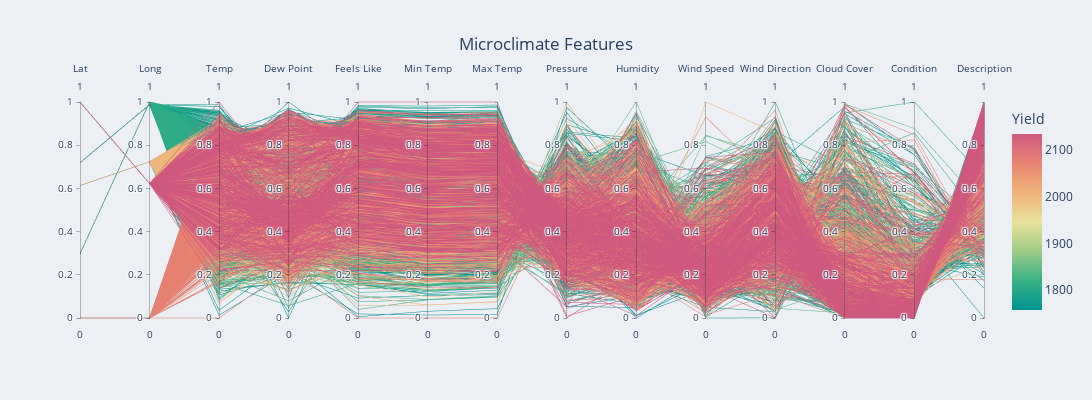

The notebook cell saved with this chart:
### Markdown cell above
## Visualize the data

### Code cell
graph_df = df.rename(columns={
    'lat': 'Lat',
    'lon': 'Long',
    'temp': 'Temp',
    'dew_point': 'Dew Point',
    'feels_like': 'Feels Like',
    'temp_min': 'Min Temp',
    'temp_max': 'Max Temp',
    'pressure': 'Pressure',
    'humidity': ' Humidity',
    'wind_speed': 'Wind Speed',
    'wind_deg': 'Wind Direction',
    'clouds_all': 'Cloud Cover',
    'weather_main': 'Condition',
    'weather_description': 'Description',
    'year': 'Year',
    'month': 'Month',
    'day': 'Day',
})
graph_df = pd.concat([graph_df, yield_df], axis=1)
graph_df = graph_df.rename(columns={'yield' : 'Yield'})

dimensions = ['Lat', 'Long', 'Temp', 'Dew Point', 'Feels Like', 'Min Temp',
       'Max Temp', 'Pressure', ' Humidity', 'Wind Speed', 'Wind Direction',
       'Cloud Cover', 'Condition', 'Description',]


fig = px.parallel_coordinates(graph_df, 
                            color='Yield', 
                            dimensions=dimensions,
                            # color_continuous_scale=colorscale,
                            title='Microclimate Features',
                            color_continuous_scale=px.colors.diverging.Temps)

fig.update_layout(paper_bgcolor='#eceff4', width=1150, height=400)
fig.update_layout(title_x=0.5) 
# fig.write_html('../../../data/pecan/parallel_coordinates/weather_graph.html')
fig.write_html('trash.html')
fig.show()

### Figure 1 — Plotly figure (JSON) as saved in the notebook; plotly's stock layout.template omitted (floating-point values rounded to 4 significant figures; data arrays with more than 128 entries replaced by an {"elided": "..."} marker saying what was removed)
{"data": [{"dimensions": [{"label": "Lat", "values": {"elided": "2557 float values"}}, {"label": "Long", "values": {"elided": "2557 float values"}}, {"label": "Temp", "values": {"elided": "2557 float values"}}, {"label": "Dew Point", "values": {"elided": "2557 float values"}}, {"label": "Feels Like", "values": {"elided": "2557 float values"}}, {"label": "Min Temp", "values": {"elided": "2557 float values"}}, {"label": "Max Temp", "values": {"elided": "2557 float values"}}, {"label": "Pressure", "values": {"elided": "2557 float values"}}, {"label": " Humidity", "values": {"elided": "2557 float values"}}, {"label": "Wind Speed", "values": {"elided": "2557 float values"}}, {"label": "Wind Direction", "values": {"elided": "2557 float values"}}, {"label": "Cloud Cover", "values": {"elided": "2557 float values"}}, {"label": "Condition", "values": {"elided": "2557 float values"}}, {"label": "Description", "values": {"elided": "2557 float values"}}], "domain": {"x": [0, 1], "y": [0, 1]}, "line": {"color": {"elided": "2557 float values"}, "coloraxis": "coloraxis"}, "name": "", "type": "parcoords"}], "layout": {"coloraxis": {"colorbar": {"title": {"text": "Yield"}}, "colorscale": [[0, "rgb(0, 147, 146)"], [0.1667, "rgb(57, 177, 133)"], [0.3333, "rgb(156, 203, 134)"], [0.5, "rgb(233, 226, 156)"], [0.6667, "rgb(238, 180, 121)"], [0.8333, "rgb(232, 132, 113)"], [1, "rgb(207, 89, 126)"]]}, "height": 400, "legend": {"tracegroupgap": 0}, "paper_bgcolor": "#eceff4", "title": {"text": "Microclimate Features", "x": 0.5}, "width": 1150}}
